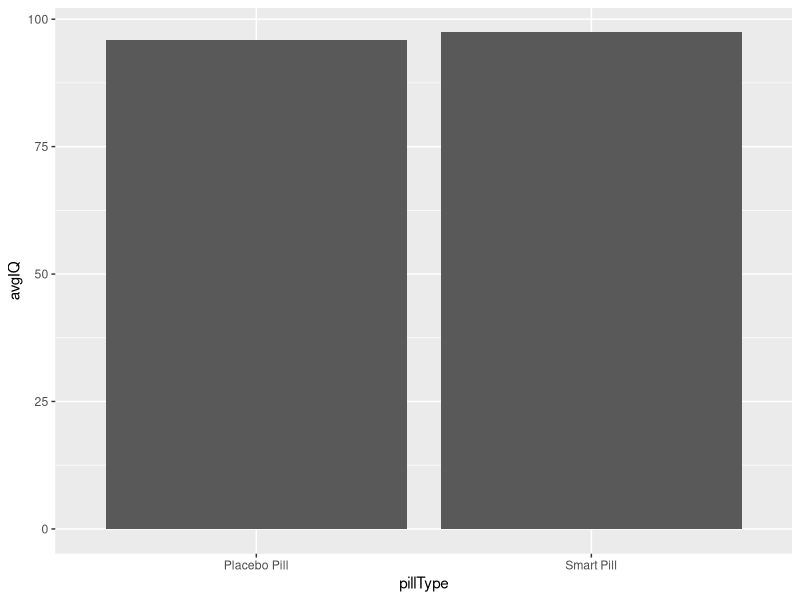
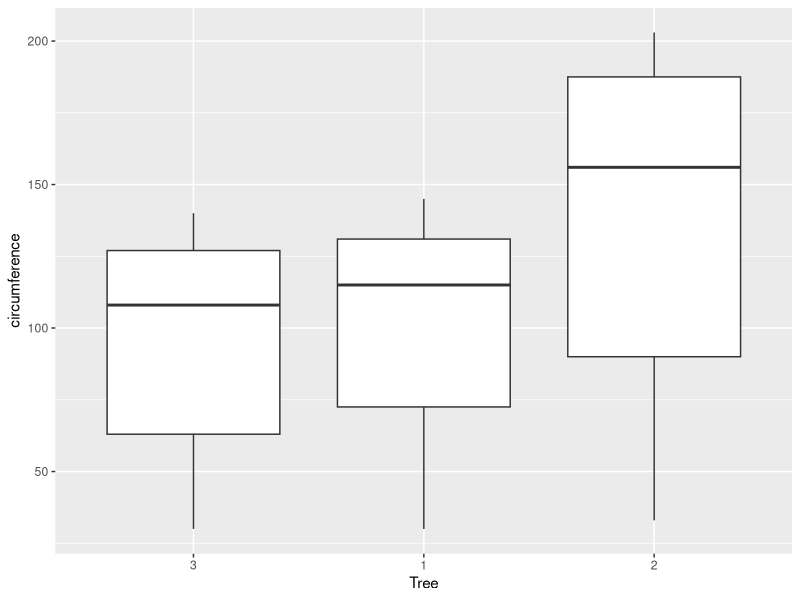

Write the R code that produced these figures, in order.
## ---- chunk 1
knitr::opts_chunk$set(echo = TRUE)
## ---- chunk 2
library(tidyverse)
## ---- chunk 3
loudness = c(15, 21, 16, 14, 20, 22,
              32, 41, 46, 39, 52, 43,
              52, 50, 61, 69, 43, 58)
diameter = c("Small","Small","Small","Small","Small","Small", 
              "Medium","Medium","Medium","Medium","Medium","Medium", 
              "Large","Large","Large","Large","Large","Large")
speakerSize = data.frame(diameter, loudness)

print(speakerSize)
## ---- chunk 4
speakerSize %>%
  group_by(diameter) %>%
  summarise(meanLoudness = mean(loudness),
            stdDevLoudness   = sd(loudness)
  )
## ---- chunk 5
IQ = c(81,98,117,76,91,110,103,105,72,121,
              79,80,89,94,99,106,111,109,73,119)
pillType = c("Smart Pill","Smart Pill","Smart Pill","Smart Pill","Smart Pill",
             "Smart Pill","Smart Pill","Smart Pill","Smart Pill","Smart Pill",
             "Placebo Pill","Placebo Pill","Placebo Pill","Placebo Pill","Placebo Pill",
             "Placebo Pill","Placebo Pill","Placebo Pill","Placebo Pill","Placebo Pill")
pillData = data.frame(pillType,IQ)

print(pillData)
## ---- chunk 6
avgIQBarChart = pillData%>%
  group_by(pillType)%>%
  summarise(avgIQ = mean(IQ))%>%
  ggplot(aes(x=pillType,y=avgIQ))+geom_bar(stat="identity")

avgIQBarChart
## ---- chunk 7
leadLevels =c (3.0,6.5,6.0,5.5,20.5,7.5,12.0,20.5,11.5,17.5)
print(mean(leadLevels))
print(sd(leadLevels))
print(range(leadLevels))
print(median(leadLevels))
## ---- chunk 8
data("Orange")

orangeStats= Orange%>%
  filter(Tree == "1" | Tree == "2" | Tree == "3")%>%
  group_by(Tree)%>%
  summarise(avgCircumference = mean(circumference),
            stdDevCircumference = sd(circumference))
orangeStats

orangeBoxPlot = Orange%>%
  filter(Tree == "1" | Tree == "2" | Tree == "3")%>%
  ggplot(aes(x = Tree, y = circumference))+geom_boxplot()
orangeBoxPlot
